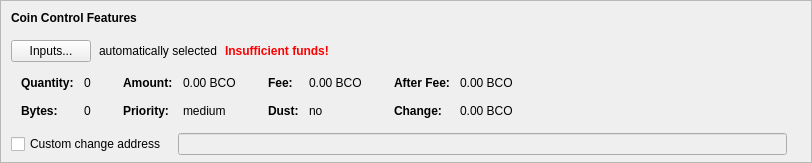
    <widget class="QFrame" name="frameCoinControl">
     <property name="sizePolicy">
      <sizepolicy hsizetype="Expanding" vsizetype="Expanding">
       <horstretch>0</horstretch>
       <verstretch>0</verstretch>
      </sizepolicy>
     </property>
     <property name="maximumSize">
      <size>
       <width>16777215</width>
       <height>16777215</height>
      </size>
     </property>
     <property name="frameShape">
      <enum>QFrame::StyledPanel</enum>
     </property>
     <property name="frameShadow">
      <enum>QFrame::Sunken</enum>
     </property>
     <layout class="QVBoxLayout" name="verticalLayoutCoinControl2">
      <property name="spacing">
       <number>0</number>
      </property>
      <property name="leftMargin">
       <number>0</number>
      </property>
      <property name="topMargin">
       <number>0</number>
      </property>
      <property name="rightMargin">
       <number>0</number>
      </property>
      <property name="bottomMargin">
       <number>6</number>
      </property>
      <item>
       <layout class="QVBoxLayout" name="verticalLayoutCoinControl" stretch="0,0,0,0,1">
        <property name="spacing">
         <number>0</number>
        </property>
        <property name="leftMargin">
         <number>10</number>
        </property>
        <property name="topMargin">
         <number>10</number>
        </property>
        <item>
         <layout class="QHBoxLayout" name="horizontalLayoutCoinControl1">
          <property name="bottomMargin">
           <number>15</number>
          </property>
          <item>
           <widget class="QLabel" name="labelCoinControlFeatures">
            <property name="sizePolicy">
             <sizepolicy hsizetype="Preferred" vsizetype="Maximum">
              <horstretch>0</horstretch>
              <verstretch>0</verstretch>
             </sizepolicy>
            </property>
            <property name="font">
             <font>
              <weight>75</weight>
              <bold>true</bold>
             </font>
            </property>
            <property name="styleSheet">
             <string notr="true">font-weight:bold;</string>
            </property>
            <property name="text">
             <string>Coin Control Features</string>
            </property>
           </widget>
          </item>
         </layout>
        </item>
        <item>
         <layout class="QHBoxLayout" name="horizontalLayoutCoinControl2" stretch="0,0,0,0">
          <property name="spacing">
           <number>8</number>
          </property>
          <property name="bottomMargin">
           <number>10</number>
          </property>
          <item>
           <widget class="QPushButton" name="pushButtonCoinControl">
            <property name="styleSheet">
             <string notr="true"/>
            </property>
            <property name="text">
             <string>Inputs...</string>
            </property>
            <property name="autoDefault">
             <bool>false</bool>
            </property>
           </widget>
          </item>
          <item>
           <widget class="QLabel" name="labelCoinControlAutomaticallySelected">
            <property name="text">
             <string>automatically selected</string>
            </property>
            <property name="margin">
             <number>5</number>
            </property>
           </widget>
          </item>
          <item>
           <widget class="QLabel" name="labelCoinControlInsuffFunds">
            <property name="font">
             <font>
              <weight>75</weight>
              <bold>true</bold>
             </font>
            </property>
            <property name="styleSheet">
             <string notr="true">color:red;font-weight:bold;</string>
            </property>
            <property name="text">
             <string>Insufficient funds!</string>
            </property>
            <property name="margin">
             <number>5</number>
            </property>
           </widget>
          </item>
          <item>
           <spacer name="horizontalSpacerCoinControl">
            <property name="orientation">
             <enum>Qt::Horizontal</enum>
            </property>
            <property name="sizeHint" stdset="0">
             <size>
              <width>40</width>
              <height>1</height>
             </size>
            </property>
           </spacer>
          </item>
         </layout>
        </item>
        <item>
         <widget class="QWidget" name="widgetCoinControl" native="true">
          <property name="sizePolicy">
           <sizepolicy hsizetype="Preferred" vsizetype="Preferred">
            <horstretch>0</horstretch>
            <verstretch>0</verstretch>
           </sizepolicy>
          </property>
          <property name="minimumSize">
           <size>
            <width>0</width>
            <height>0</height>
           </size>
          </property>
          <property name="styleSheet">
           <string notr="true"/>
          </property>
          <layout class="QHBoxLayout" name="horizontalLayoutCoinControl5">
           <property name="leftMargin">
            <number>0</number>
           </property>
           <property name="topMargin">
            <number>0</number>
           </property>
           <property name="rightMargin">
            <number>0</number>
           </property>
           <property name="bottomMargin">
            <number>0</number>
           </property>
           <item>
            <layout class="QHBoxLayout" name="horizontalLayoutCoinControl3" stretch="0,0,0,1">
             <property name="spacing">
              <number>20</number>
             </property>
             <property name="topMargin">
              <number>0</number>
             </property>
             <property name="bottomMargin">
              <number>10</number>
             </property>
             <item>
              <layout class="QFormLayout" name="formLayoutCoinControl1">
               <property name="horizontalSpacing">
                <number>10</number>
               </property>
               <property name="verticalSpacing">
                <number>14</number>
               </property>
               <property name="leftMargin">
                <number>10</number>
               </property>
               <property name="topMargin">
                <number>4</number>
               </property>
               <property name="rightMargin">
                <number>6</number>
               </property>
               <item row="0" column="0">
                <widget class="QLabel" name="labelCoinControlQuantityText">
                 <property name="font">
                  <font>
                   <weight>75</weight>
                   <bold>true</bold>
                  </font>
                 </property>
                 <property name="text">
                  <string>Quantity:</string>
                 </property>
                 <property name="margin">
                  <number>0</number>
                 </property>
                </widget>
               </item>
               <item row="0" column="1">
                <widget class="QLabel" name="labelCoinControlQuantity">
                 <property name="cursor">
                  <cursorShape>IBeamCursor</cursorShape>
                 </property>
                 <property name="contextMenuPolicy">
                  <enum>Qt::ActionsContextMenu</enum>
                 </property>
                 <property name="text">
                  <string notr="true">0</string>
                 </property>
                 <property name="margin">
                  <number>0</number>
                 </property>
                 <property name="textInteractionFlags">
                  <set>Qt::LinksAccessibleByMouse|Qt::TextSelectableByKeyboard|Qt::TextSelectableByMouse</set>
                 </property>
                </widget>
               </item>
               <item row="1" column="0">
                <widget class="QLabel" name="labelCoinControlBytesText">
                 <property name="font">
                  <font>
                   <weight>75</weight>
                   <bold>true</bold>
                  </font>
                 </property>
                 <property name="text">
                  <string>Bytes:</string>
                 </property>
                </widget>
               </item>
               <item row="1" column="1">
                <widget class="QLabel" name="labelCoinControlBytes">
                 <property name="cursor">
                  <cursorShape>IBeamCursor</cursorShape>
                 </property>
                 <property name="contextMenuPolicy">
                  <enum>Qt::ActionsContextMenu</enum>
                 </property>
                 <property name="text">
                  <string notr="true">0</string>
                 </property>
                 <property name="textInteractionFlags">
                  <set>Qt::LinksAccessibleByMouse|Qt::TextSelectableByKeyboard|Qt::TextSelectableByMouse</set>
                 </property>
                </widget>
               </item>
              </layout>
             </item>
             <item>
              <layout class="QFormLayout" name="formLayoutCoinControl2">
               <property name="horizontalSpacing">
                <number>10</number>
               </property>
               <property name="verticalSpacing">
                <number>14</number>
               </property>
               <property name="leftMargin">
                <number>6</number>
               </property>
               <property name="topMargin">
                <number>4</number>
               </property>
               <property name="rightMargin">
                <number>6</number>
               </property>
               <item row="0" column="0">
                <widget class="QLabel" name="labelCoinControlAmountText">
                 <property name="font">
                  <font>
                   <weight>75</weight>
                   <bold>true</bold>
                  </font>
                 </property>
                 <property name="text">
                  <string>Amount:</string>
                 </property>
                 <property name="margin">
                  <number>0</number>
                 </property>
                </widget>
               </item>
               <item row="0" column="1">
                <widget class="QLabel" name="labelCoinControlAmount">
                 <property name="cursor">
                  <cursorShape>IBeamCursor</cursorShape>
                 </property>
                 <property name="contextMenuPolicy">
                  <enum>Qt::ActionsContextMenu</enum>
                 </property>
                 <property name="text">
                  <string notr="true">0.00 BCO</string>
                 </property>
                 <property name="textInteractionFlags">
                  <set>Qt::LinksAccessibleByMouse|Qt::TextSelectableByKeyboard|Qt::TextSelectableByMouse</set>
                 </property>
                </widget>
               </item>
               <item row="1" column="0">
                <widget class="QLabel" name="labelCoinControlPriorityText">
                 <property name="font">
                  <font>
                   <weight>75</weight>
                   <bold>true</bold>
                  </font>
                 </property>
                 <property name="text">
                  <string>Priority:</string>
                 </property>
                </widget>
               </item>
               <item row="1" column="1">
                <widget class="QLabel" name="labelCoinControlPriority">
                 <property name="cursor">
                  <cursorShape>IBeamCursor</cursorShape>
                 </property>
                 <property name="contextMenuPolicy">
                  <enum>Qt::ActionsContextMenu</enum>
                 </property>
                 <property name="text">
                  <string notr="true">medium</string>
                 </property>
                 <property name="textInteractionFlags">
                  <set>Qt::LinksAccessibleByMouse|Qt::TextSelectableByKeyboard|Qt::TextSelectableByMouse</set>
                 </property>
                </widget>
               </item>
              </layout>
             </item>
             <item>
              <layout class="QFormLayout" name="formLayoutCoinControl3">
               <property name="horizontalSpacing">
                <number>10</number>
               </property>
               <property name="verticalSpacing">
                <number>14</number>
               </property>
               <property name="leftMargin">
                <number>6</number>
               </property>
               <property name="topMargin">
                <number>4</number>
               </property>
               <property name="rightMargin">
                <number>6</number>
               </property>
               <item row="0" column="0">
                <widget class="QLabel" name="labelCoinControlFeeText">
                 <property name="font">
                  <font>
                   <weight>75</weight>
                   <bold>true</bold>
                  </font>
                 </property>
                 <property name="text">
                  <string>Fee:</string>
                 </property>
                 <property name="margin">
                  <number>0</number>
                 </property>
                </widget>
               </item>
               <item row="0" column="1">
                <widget class="QLabel" name="labelCoinControlFee">
                 <property name="cursor">
                  <cursorShape>IBeamCursor</cursorShape>
                 </property>
                 <property name="contextMenuPolicy">
                  <enum>Qt::ActionsContextMenu</enum>
                 </property>
                 <property name="text">
                  <string notr="true">0.00 BCO</string>
                 </property>
                 <property name="textInteractionFlags">
                  <set>Qt::LinksAccessibleByMouse|Qt::TextSelectableByKeyboard|Qt::TextSelectableByMouse</set>
                 </property>
                </widget>
               </item>
               <item row="1" column="0">
                <widget class="QLabel" name="labelCoinControlLowOutputText">
                 <property name="font">
                  <font>
                   <weight>75</weight>
                   <bold>true</bold>
                  </font>
                 </property>
                 <property name="text">
                  <string>Dust:</string>
                 </property>
                </widget>
               </item>
               <item row="1" column="1">
                <widget class="QLabel" name="labelCoinControlLowOutput">
                 <property name="cursor">
                  <cursorShape>IBeamCursor</cursorShape>
                 </property>
                 <property name="contextMenuPolicy">
                  <enum>Qt::ActionsContextMenu</enum>
                 </property>
                 <property name="text">
                  <string notr="true">no</string>
                 </property>
                 <property name="textInteractionFlags">
                  <set>Qt::LinksAccessibleByMouse|Qt::TextSelectableByKeyboard|Qt::TextSelectableByMouse</set>
                 </property>
                </widget>
               </item>
              </layout>
             </item>
             <item>
              <layout class="QFormLayout" name="formLayoutCoinControl4">
               <property name="horizontalSpacing">
                <number>10</number>
               </property>
               <property name="verticalSpacing">
                <number>14</number>
               </property>
               <property name="leftMargin">
                <number>6</number>
               </property>
               <property name="topMargin">
                <number>4</number>
               </property>
               <property name="rightMargin">
                <number>6</number>
               </property>
               <item row="0" column="0">
                <widget class="QLabel" name="labelCoinControlAfterFeeText">
                 <property name="font">
                  <font>
                   <weight>75</weight>
                   <bold>true</bold>
                  </font>
                 </property>
                 <property name="text">
                  <string>After Fee:</string>
                 </property>
                 <property name="margin">
                  <number>0</number>
                 </property>
                </widget>
               </item>
               <item row="0" column="1">
                <widget class="QLabel" name="labelCoinControlAfterFee">
                 <property name="cursor">
                  <cursorShape>IBeamCursor</cursorShape>
                 </property>
                 <property name="contextMenuPolicy">
                  <enum>Qt::ActionsContextMenu</enum>
                 </property>
                 <property name="text">
                  <string notr="true">0.00 BCO</string>
                 </property>
                 <property name="textInteractionFlags">
                  <set>Qt::LinksAccessibleByMouse|Qt::TextSelectableByKeyboard|Qt::TextSelectableByMouse</set>
                 </property>
                </widget>
               </item>
               <item row="1" column="0">
                <widget class="QLabel" name="labelCoinControlChangeText">
                 <property name="font">
                  <font>
                   <weight>75</weight>
                   <bold>true</bold>
                  </font>
                 </property>
                 <property name="text">
                  <string>Change:</string>
                 </property>
                </widget>
               </item>
               <item row="1" column="1">
                <widget class="QLabel" name="labelCoinControlChange">
                 <property name="cursor">
                  <cursorShape>IBeamCursor</cursorShape>
                 </property>
                 <property name="contextMenuPolicy">
                  <enum>Qt::ActionsContextMenu</enum>
                 </property>
                 <property name="text">
                  <string notr="true">0.00 BCO</string>
                 </property>
                 <property name="textInteractionFlags">
                  <set>Qt::LinksAccessibleByMouse|Qt::TextSelectableByKeyboard|Qt::TextSelectableByMouse</set>
                 </property>
                </widget>
               </item>
              </layout>
             </item>
            </layout>
           </item>
          </layout>
         </widget>
        </item>
        <item>
         <layout class="QHBoxLayout" name="horizontalLayoutCoinControl4" stretch="0,0,0">
          <property name="spacing">
           <number>12</number>
          </property>
          <property name="sizeConstraint">
           <enum>QLayout::SetDefaultConstraint</enum>
          </property>
          <property name="topMargin">
           <number>5</number>
          </property>
          <property name="rightMargin">
           <number>5</number>
          </property>
          <item>
           <widget class="QCheckBox" name="checkBoxCoinControlChange">
            <property name="toolTip">
             <string>If this is activated, but the change address is empty or invalid, change will be sent to a newly generated address.</string>
            </property>
            <property name="text">
             <string>Custom change address</string>
            </property>
           </widget>
          </item>
          <item>
           <widget class="QValidatedLineEdit" name="lineEditCoinControlChange">
            <property name="enabled">
             <bool>false</bool>
            </property>
            <property name="sizePolicy">
             <sizepolicy hsizetype="Expanding" vsizetype="Fixed">
              <horstretch>0</horstretch>
              <verstretch>0</verstretch>
             </sizepolicy>
            </property>
           </widget>
          </item>
          <item>
           <widget class="QLabel" name="labelCoinControlChangeLabel">
            <property name="sizePolicy">
             <sizepolicy hsizetype="Preferred" vsizetype="Expanding">
              <horstretch>0</horstretch>
              <verstretch>0</verstretch>
             </sizepolicy>
            </property>
            <property name="minimumSize">
             <size>
              <width>0</width>
              <height>0</height>
             </size>
            </property>
            <property name="text">
             <string/>
            </property>
            <property name="margin">
             <number>3</number>
            </property>
           </widget>
          </item>
         </layout>
        </item>
        <item>
         <spacer name="verticalSpacerCoinControl">
          <property name="orientation">
           <enum>Qt::Vertical</enum>
          </property>
          <property name="sizeHint" stdset="0">
           <size>
            <width>800</width>
            <height>1</height>
           </size>
          </property>
         </spacer>
        </item>
       </layout>
      </item>
     </layout>
    </widget>
